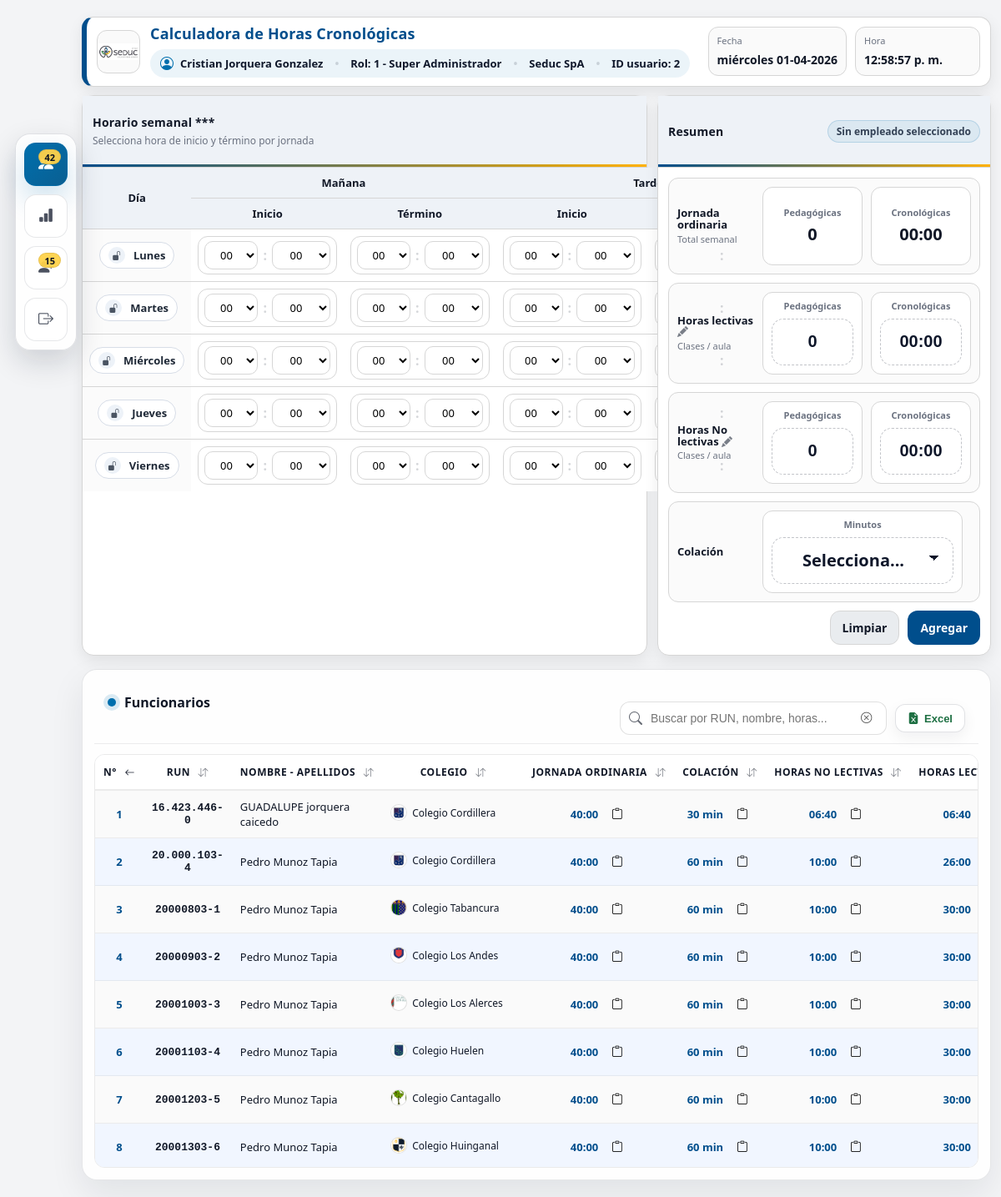
The app's page /index.php (signed in) with its own data.
### tables this page shows
CREATE TABLE `empleados` (
  `id_empleado` int(11) NOT NULL,
  `codigo` varchar(30) NOT NULL,
  `run` varchar(12) NOT NULL,
  `id_colegio` int(11) NOT NULL,
  `nombres` varchar(80) NOT NULL,
  `apellido_paterno` varchar(60) NOT NULL,
  `apellido_materno` varchar(60) NOT NULL,
  `email` varchar(120) DEFAULT NULL,
  `telefono` varchar(30) DEFAULT NULL,
  `activo` tinyint(4) NOT NULL DEFAULT 1,
  `created_at` timestamp NOT NULL DEFAULT current_timestamp(),
  `updated_at` timestamp NULL DEFAULT NULL,
  `foto` varchar(255) DEFAULT NULL,
  `genero` int(11) NOT NULL
);

CREATE TABLE `colegio` (
  `id_colegio` int(11) NOT NULL,
  `nom_colegio` varchar(60) NOT NULL,
  `rza_colegio` varchar(50) NOT NULL,
  `nco_colegio` varchar(150) NOT NULL,
  `dir_colegio` varchar(50) NOT NULL,
  `rbd_colegio` varchar(10) NOT NULL,
  `id_dependencia` int(11) NOT NULL,
  `id_comuna` int(11) NOT NULL,
  `tel_colegio` varchar(10) NOT NULL,
  `web_colegio` varchar(60) NOT NULL,
  `bd` varchar(30) NOT NULL,
  `orden` int(11) NOT NULL,
  `email_entrevista` varchar(100) NOT NULL,
  `num_r_educacion` int(11) NOT NULL,
  `ano_r_educacion` int(11) NOT NULL,
  `ip` varchar(15) NOT NULL,
  `email_comunicaciones` varchar(100) NOT NULL,
  `sexo` int(11) NOT NULL DEFAULT 0,
  `multi_cole` varchar(2) NOT NULL DEFAULT 'no',
  `identificador` varchar(20) NOT NULL,
  `rut_colegio` varchar(12) NOT NULL,
  `correo_contrato` varchar(50) NOT NULL,
  `url_pagina` varchar(255) DEFAULT NULL
);

CREATE TABLE `contratos_empleado` (
  `id_contrato` int(11) NOT NULL,
  `id_empleado` int(11) NOT NULL,
  `fecha_inicio` date NOT NULL,
  `fecha_fin` date DEFAULT NULL,
  `horas_semanales_cron` int(11) NOT NULL,
  `horas_lectivas` int(11) NOT NULL DEFAULT 0,
  `horas_no_lectivas` int(11) NOT NULL DEFAULT 0,
  `min_colacion_diaria` int(11) NOT NULL DEFAULT 0,
  `observacion` varchar(255) DEFAULT NULL,
  `created_at` timestamp NOT NULL DEFAULT current_timestamp()
);

### index.php (the view, shortened to what the rows shown need)
<?php
require_once __DIR__ . "/class/conexion.php";
require_once __DIR__ . "/class/funciones.php";
require_once __DIR__ . "/class/helpers.php";
$db = new MySQL("qaseduc_calculo_horario", "qaseduc_ucomun", "jorquera86;");
$funciones = new Funciones($db);
$idUsuarioSesion = (int)($_SESSION["id_usuario"] ?? 0);
$esSuperAdminOperativo = $funciones->usuarioTieneRol($idUsuarioSesion, 1);
$verTodosColegios = $esSuperAdminOperativo;
$empleados = $funciones->obtenerEmpleadosConResumen($_SESSION["id_colegio"], $verTodosColegios);
$mostrarColumnaColegio = $esSuperAdminOperativo;
?>
<!doctype html>
<html lang="es">
<head>
    <link rel="stylesheet" type="text/css" href="css/principal.css?v=<?= filemtime(__DIR__ . '/css/principal.css') ?>">
    <link rel="stylesheet" type="text/css" href="css/menu_lateral.css?v=<?= filemtime(__DIR__ . '/css/menu_lateral.css') ?>">
    <link rel="stylesheet" type="text/css" href="css/modales.css?v=<?= filemtime(__DIR__ . '/css/modales.css') ?>">
    <link rel="stylesheet" type="text/css" href="css/index.css?v=<?= filemtime(__DIR__ . '/css/index.css') ?>">
</head>
<link rel="stylesheet" href="https://cdn.jsdelivr.net/npm/bootstrap-icons@1.11.3/font/bootstrap-icons.min.css">
<div class="page">
    <?php include __DIR__ . "/header.php"; ?>
    <main class="content">
        <section class="card">
            <div class="card-head card-head-balanced">
                <div class="card-head-main">
                    <h2>Horario semanal ***</h2>
                </div>
            </div>
            <div class="table-wrap">
                <table>
                    <thead>
                        <tr>
                            <th rowspan="2">Día</th>
                            <th colspan="2">Mañana</th>
                            <th colspan="2">
                                <div style="display:flex;align-items:center;justify-content:center;gap:10px;">
                                    <span>Tarde</span>
                                </div>
                            </th>
                        </tr>
                        <tr>
                            <th>Inicio</th>
                            <th>Término</th>
                            <th>Inicio</th>
                            <th>Término</th>
                        </tr>
                    </thead>
                </table>
            </div>
        </section>
        <aside class="card">
            <div class="card-head card-head-balanced">
                <div class="card-head-main">
                    <h2>Resumen</h2>
                </div>
            </div>
        </aside>
    </main>
<div class="panel empleados-panel">
  <div class="emp-table-wrap">
    <table class="emp-table" id="empTable">
      <thead>
        <tr>
          <th class="sortable" data-type="number">N° <i class="bi bi-arrow-down-up sort-ico"></i></th>
          <th class="sortable" data-type="text">RUN <i class="bi bi-arrow-down-up sort-ico"></i></th>
          <th class="sortable" data-type="text">Nombre - Apellidos <i class="bi bi-arrow-down-up sort-ico"></i></th>
          <?php if ($mostrarColumnaColegio): ?>
          <th class="sortable" data-type="text">Colegio <i class="bi bi-arrow-down-up sort-ico"></i></th>
          <?php endif; ?>
          <th class="sortable" data-type="time">
            <span class="th-flex">
              Jornada Ordinaria
            </span>
            <i class="bi bi-arrow-down-up sort-ico"></i>
          </th>
          <th class="sortable" data-type="minutes">
            <span class="th-flex">
              Colación
            </span>
            <i class="bi bi-arrow-down-up sort-ico"></i>
          </th>
          <th class="sortable" data-type="time">
            <span class="th-flex">
              Horas No Lectivas
            </span>
            <i class="bi bi-arrow-down-up sort-ico"></i>
          </th>
          <th class="sortable" data-type="time">
            <span class="th-flex">
              Horas Lectivas
            </span>
          </th>
        </tr>
      </thead>
      <tbody>
        <?php $contador = 1; foreach($empleados as $e):
          $nombresEmp = trim((string)($e['nombres'] ?? ''));
          $apPatEmp = trim((string)($e['apellido_paterno'] ?? ''));
          $apMatEmp = trim((string)($e['apellido_materno'] ?? ''));
          $runEmp = trim((string)($e['run'] ?? ''));
          $idColegioEmp = (int)($e['id_colegio'] ?? 0);
          $nomColegioEmp = trim((string)($e['nco_colegio'] ?? ($e['nom_colegio'] ?? '')));
          $logoColegioRel = "";
          $logoColegioExiste = false;
          if ($idColegioEmp > 0) {
            foreach (["png", "jpg", "jpeg"] as $extLogo) {
              $logoRelTmp = "imagenes/colegios/colegio_" . $idColegioEmp . "." . $extLogo;
              $logoAbsTmp = __DIR__ . "/" . $logoRelTmp;
              if (is_file($logoAbsTmp)) {
                $logoColegioRel = $logoRelTmp;
                $logoColegioExiste = true;
                break;
              }
            }
          }
          $nombre = trim($nombresEmp.' '.$apPatEmp.' '.$apMatEmp);
          $jornadaMin = (int)($e['horas_semanales_cron'] ?? 0);
          $jornadaTxt = minutosAHHMM($jornadaMin);
          $lectivasTxt   = isset($e['horas_lectivas_hhmm']) ? $e['horas_lectivas_hhmm'] : '00:00';
          $noLectivasTxt = isset($e['horas_no_lectivas_hhmm']) ? $e['horas_no_lectivas_hhmm'] : '00:00';
          $colacionMin = (int)($e['min_colacion_diaria'] ?? 0);
          $colacionTxt = $colacionMin . ' min';
        ?>
        <tr data-filter="<?= htmlspecialchars(mb_strtolower($contador.' '.$runEmp.' '.$nombre.' '.$nomColegioEmp.' '.$jornadaTxt.' '.$colacionTxt.' '.$noLectivasTxt.' '.$lectivasTxt), ENT_QUOTES) ?>">
          <td class="cell-num" data-col="N°" data-value="<?= $contador ?>"><?= $contador ?></td>
          <td class="cell-run" data-col="RUN" data-value="<?= htmlspecialchars($runEmp, ENT_QUOTES) ?>">
            <?= htmlspecialchars($runEmp) ?>
          </td>
          <td class="cell-nombre" data-col="Nombre" data-value="<?= htmlspecialchars($nombre, ENT_QUOTES) ?>">
            <?= htmlspecialchars($nombre) ?>
          </td>
          <?php if ($mostrarColumnaColegio): ?>
          <td class="cell-colegio" data-col="Colegio" data-value="<?= htmlspecialchars($nomColegioEmp, ENT_QUOTES) ?>">
            <div class="cell-colegio-wrap" title="<?= htmlspecialchars($nomColegioEmp !== '' ? $nomColegioEmp : ('Colegio ID ' . $idColegioEmp), ENT_QUOTES) ?>">
              <?php if ($logoColegioExiste): ?>
              <img
                src="<?= htmlspecialchars($logoColegioRel, ENT_QUOTES) ?>"
                alt="<?= htmlspecialchars($nomColegioEmp !== '' ? $nomColegioEmp : ('Colegio ' . $idColegioEmp), ENT_QUOTES) ?>"
                class="colegio-avatar"
                loading="lazy">
              <?php else: ?>
              <span class="colegio-avatar colegio-avatar-fallback"><?= $idColegioEmp > 0 ? $idColegioEmp : '?' ?></span>
              <?php endif; ?>
              <span class="colegio-nombre"><?= htmlspecialchars($nomColegioEmp !== '' ? $nomColegioEmp : ('Colegio ' . $idColegioEmp)) ?></span>
            </div>
          </td>
          <?php endif; ?>
          <td class="cell-center" data-col="Jornada Ordinaria" data-type="time" data-value="<?= htmlspecialchars($jornadaTxt, ENT_QUOTES) ?>">
            <div class="cell-copy">
              <span class="cell-val"><?= htmlspecialchars($jornadaTxt) ?></span>
              <button type="button" class="meta-copy" title="Copiar"
                onclick="copiarDato('<?= htmlspecialchars($jornadaTxt, ENT_QUOTES) ?>')">
                <i class="bi bi-clipboard"></i>
              </button>
            </div>
          </td>
          <td class="cell-center" data-col="Colación" data-type="minutes" data-value="<?= htmlspecialchars($colacionTxt, ENT_QUOTES) ?>">
            <div class="cell-copy">
              <span class="cell-val"><?= htmlspecialchars($colacionTxt) ?></span>
              <button type="button" class="meta-copy" title="Copiar"
                onclick="copiarDato('<?= htmlspecialchars($colacionTxt, ENT_QUOTES) ?>')">
                <i class="bi bi-clipboard"></i>
              </button>
            </div>
          </td>
          <td class="cell-center" data-col="Horas No Lectivas" data-type="time" data-value="<?= htmlspecialchars($noLectivasTxt, ENT_QUOTES) ?>">
            <div class="cell-copy">
              <span class="cell-val"><?= htmlspecialchars($noLectivasTxt) ?></span>
              <button type="button" class="meta-copy" title="Copiar"
                onclick="copiarDato('<?= htmlspecialchars($noLectivasTxt, ENT_QUOTES) ?>')">
                <i class="bi bi-clipboard"></i>
              </button>
            </div>
          </td>
          <td class="cell-center" data-col="Horas Lectivas" data-type="time" data-value="<?= htmlspecialchars($lectivasTxt, ENT_QUOTES) ?>">
            <div class="cell-copy">
              <span class="cell-val"><?= htmlspecialchars($lectivasTxt) ?></span>
            </div>
          </td>
        </tr>
        <?php $contador++; endforeach; ?>
      </tbody>
    </table>
  </div>
</div>
</div>
</body>
</html>

### records on screen
empleados: run "16.423.446-0", nombre "GUADALUPE jorquera caicedo", id_colegio.nco_colegio "Colegio Cordillera", contratos_empleado.horas_semanales_cron "40:00", contratos_empleado.min_colacion_diaria "30 min", noLectivasTxt "06:40", lectivasTxt "06:40"
empleados: run "20.000.103-4", nombre "Pedro Munoz Tapia", id_colegio.nco_colegio "Colegio Cordillera", contratos_empleado.horas_semanales_cron "40:00", contratos_empleado.min_colacion_diaria "60 min", noLectivasTxt "10:00", lectivasTxt "26:00"
empleados: run "20000803-1", nombre "Pedro Munoz Tapia", shows a picture, id_colegio.nco_colegio "Colegio Tabancura", contratos_empleado.horas_semanales_cron "40:00", contratos_empleado.min_colacion_diaria "60 min", noLectivasTxt "10:00", lectivasTxt "30:00"
empleados: run "20000903-2", nombre "Pedro Munoz Tapia", shows a picture, id_colegio.nco_colegio "Colegio Los Andes", contratos_empleado.horas_semanales_cron "40:00", contratos_empleado.min_colacion_diaria "60 min", noLectivasTxt "10:00", lectivasTxt "30:00"
empleados: run "20001003-3", nombre "Pedro Munoz Tapia", shows a picture, id_colegio.nco_colegio "Colegio Los Alerces", contratos_empleado.horas_semanales_cron "40:00", contratos_empleado.min_colacion_diaria "60 min", noLectivasTxt "10:00", lectivasTxt "30:00"
empleados: run "20001103-4", nombre "Pedro Munoz Tapia", shows a picture, id_colegio.nco_colegio "Colegio Huelen", contratos_empleado.horas_semanales_cron "40:00", contratos_empleado.min_colacion_diaria "60 min", noLectivasTxt "10:00", lectivasTxt "30:00"
empleados: run "20001203-5", nombre "Pedro Munoz Tapia", shows a picture, id_colegio.nco_colegio "Colegio Cantagallo", contratos_empleado.horas_semanales_cron "40:00", contratos_empleado.min_colacion_diaria "60 min", noLectivasTxt "10:00", lectivasTxt "30:00"
empleados: run "20001303-6", nombre "Pedro Munoz Tapia", shows a picture, id_colegio.nco_colegio "Colegio Huinganal", contratos_empleado.horas_semanales_cron "40:00", contratos_empleado.min_colacion_diaria "60 min", noLectivasTxt "10:00", lectivasTxt "30:00"

### other values on screen
$totalEmpleados "42"
$totalUsuarios "15"
$headerTitle "Calculadora de Horas Cronológicas"
$_SESSION["nombre_completo"] "Cristian Jorquera Gonzalez"
$idRolHeader "1"
$nombreRolHeader "Super Administrador"
$nombreColegioHeader "Seduc SpA"
$idUsuarioHeader "2"
